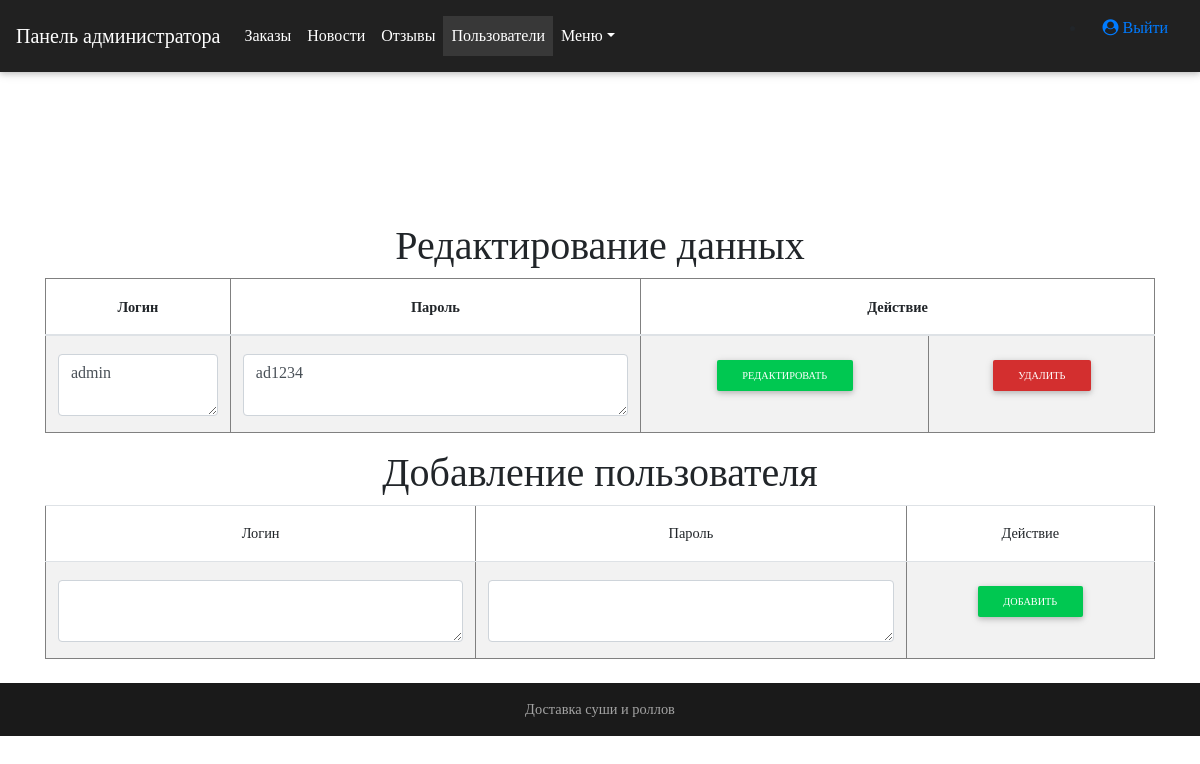
/userAdmin.php, run on the app's committed database.
### tables this page shows
CREATE TABLE `users` (
  `id` int(11) NOT NULL,
  `login` text,
  `password` text
);

### userAdmin.php (the view, shortened to what this page needs)
<!DOCTYPE html>
<html lang="en">
<head>
  <link href="css/style.css" rel="stylesheet">
  <link href="https://maxcdn.bootstrapcdn.com/font-awesome/4.2.0/css/font-awesome.min.css" rel="stylesheet">
  <link href="css/bootstrap.min.css" rel="stylesheet">
  <link href="css/mdb.min.css" rel="stylesheet">
  <link href="css/style.css" rel="stylesheet">
</head>
<body>
  <nav class="navbar navbar-expand-md navbar-dark bg-dark">
      <a class="navbar-brand" href="#">Панель администратора </a>
      <div class="navbar-collapse collapse show" id="navbarsExample04" style="">
        <ul class="navbar-nav mr-auto">
          <li class="nav-item ">
            <a class="nav-link" href="indexAdmin.php">Заказы <span class="sr-only">(current)</span></a>
          </li>
          <li class="nav-item">
            <a class="nav-link" href="newsAdmin.php">Новости</a>
          </li>
          <li class="nav-item ">
            <a class="nav-link " href="otzivAdmin.php">Отзывы</a>
          </li>
          <li class="nav-item active">
            <a class="nav-link" href="userAdmin.php">Пользователи</a>
          </li>
          <li class="nav-item dropdown">
            <a class="nav-link dropdown-toggle" href="http://example.com" id="dropdown04" data-toggle="dropdown" aria-haspopup="true" aria-expanded="false">Меню</a>
          </li>
        </ul>
        <ul class="ml-auto">
          <li class="nav-item ">
            <a href="avt.php" class="nav-link waves-effect">
             <i class="fa fa-user-circle" aria-hidden="true"></i>
              <span class="clearfix d-none d-sm-inline-block">Выйти</span>
            </a>
          </li>
        </ul>
      </div>
    </nav>
	<main >
		<div class="container ">
			<div class="tableadmin text-center">
				<h1>
      <strong>Редактирование данных </strong>
      			</h1>
      <table class="table table-striped table-inverse" border='1'>
      	 <thead class="thead-inverse">
  <tr>
    <th><strong>Логин</strong></thth>
    <th><strong>Пароль</strong></th>
    <th colspan="2"><strong>Действие</strong></th>
  </tr>
</thead>
<tbody>
  <?php
$product=mysql_query("SELECT * FROM `users`") or die("ERROR!");
 if(mysql_num_rows($product)!=0){
      while($prod_arr=mysql_fetch_array($product)){
      echo "
<form method='POST'>
      <tr>
      <td class='col-md-2'> <textarea class='form-control'  name='login'>".$prod_arr['login']." </textarea></td>
      <td> <textarea class='form-control'  name='password'>".$prod_arr['password']." </textarea></td>
      <td ><button class = 'btn btn-success btn-sm'  name='red_id' value='".$prod_arr['id']."' type='submit'>Редактировать</button>
      </td>
      <td>
	  <button class = 'btn btn-red btn-sm' name='del_id' value='".$prod_arr['id']."' type='submit'>Удалить</button>
	  </td>
      </tr>
      </form>";
    }}
  ?>
  </tbody>
</table>
<h1>
 <strong>Добавление пользователя</strong>
            </h1>
<form action='#' method="post">
      <table class="table table-striped table-inverse" border='1'>
         <thead class="thead-inverse">
  <tr>
    <td><strong>Логин</strong></td>
    <td><strong>Пароль</strong></td>
    <td><strong>Действие</strong></td>
  </tr>
</thead>
<tbody>
<tr>
    <td><textarea class="form-control" id="login" name ="login"></textarea></td>
    <td><textarea class="form-control" id="password" name ="password"></textarea></td>
    <td>
       <button class = 'btn btn-success btn-sm' onclick="sendSet()"  type='submit'>Добавить</button>
    </td>
</tr>
  </tbody>
  </table>
</form>
           </div>
		</div>
	</main>
	<footer class="bg-dark page-footer text-center font-small mt-4 wow fadeIn">
		<div class="footer-copyright py-3 ">
			Доставка суши и роллов
		</div>
	</footer>
</body>
</html>

### css/style.css (style rules this page uses)
* { font-family: Palatino Linotype; }
html, body, .view { height: 100%; }
.page-footer { background-color:#929FBA; }
.tableadmin { margin-top: 150px; }
body { font-family: serif; }
html, body, header, .carousel { height: 50vh; }

### data on the page
users: login "admin", password "ad1234", $prod_arr['id'] 1 (drawn)
